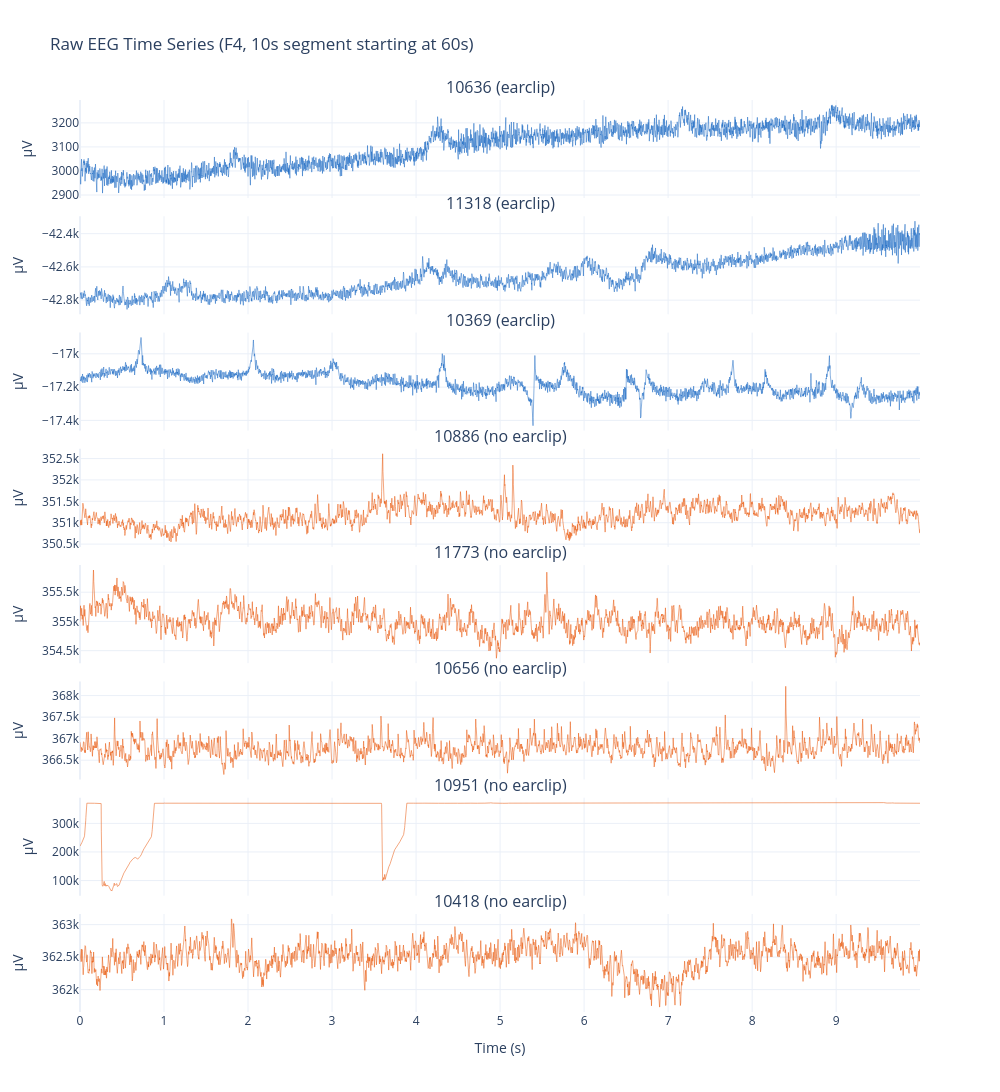

This figure's notebook cell:
### Code cell
# =============================================================================
# A4. Time-Domain Comparison: Raw Signal Segments
# =============================================================================
#
# Plot 10-second segments of raw EEG to visualize:
# - DC offset differences
# - Drift patterns
# - Noise characteristics

segment_start = 60  # Start at 60 seconds (after any initial transients)
segment_duration = 10  # 10 seconds
samples_per_segment = int(segment_duration * FS)
start_sample = int(segment_start * FS)
end_sample = start_sample + samples_per_segment

n_earclip = len(earclip_baselines)
n_no_earclip = len(no_earclip_baselines)
n_total = n_earclip + n_no_earclip

fig = make_subplots(
    rows=n_total, cols=1,
    shared_xaxes=True,
    vertical_spacing=0.02,
    subplot_titles=(
        [f'{b["subject_id"]} (earclip)' for b in earclip_baselines] +
        [f'{b["subject_id"]} (no earclip)' for b in no_earclip_baselines]
    ),
)

time_axis = np.arange(samples_per_segment) / FS

row = 1
for baseline in earclip_baselines:
    eeg_segment = baseline['eeg_raw'][start_sample:end_sample, 0] / 1000  # F4, convert to µV
    fig.add_trace(go.Scatter(
        x=time_axis, y=eeg_segment,
        mode='lines', line=dict(color='#1565C0', width=0.5),
        name=baseline['subject_id'],
    ), row=row, col=1)
    fig.update_yaxes(title_text='µV', row=row, col=1)
    row += 1

for baseline in no_earclip_baselines:
    eeg_segment = baseline['eeg_raw'][start_sample:end_sample, 0] / 1000  # F4, convert to µV
    fig.add_trace(go.Scatter(
        x=time_axis, y=eeg_segment,
        mode='lines', line=dict(color='#E65100', width=0.5),
        name=baseline['subject_id'],
    ), row=row, col=1)
    fig.update_yaxes(title_text='µV', row=row, col=1)
    row += 1

fig.update_xaxes(title_text='Time (s)', row=n_total, col=1)
fig.update_layout(
    height=150 * n_total,
    width=1000,
    template='plotly_white',
    title=f'Raw EEG Time Series (F4, {segment_duration}s segment starting at {segment_start}s)',
    showlegend=False,
)

fig.show()

print('\nInterpretation guide:')
print('- Earclip data (blue) may show different DC offsets due to hardware reference')
print('- No-earclip data (orange) often shows more drift and common-mode noise')
print('- Both should show similar oscillatory patterns after preprocessing')

### Figure 1 — Plotly figure (JSON) as saved in the notebook; plotly's stock layout.template omitted (floating-point values rounded to 4 significant figures; data arrays with more than 128 entries replaced by an {"elided": "..."} marker saying what was removed)
{"data": [{"line": {"color": "#1565C0", "width": 0.5}, "mode": "lines", "name": "10636", "type": "scatter", "x": {"elided": "5000 float values"}, "xaxis": "x", "y": {"elided": "5000 float values"}, "yaxis": "y"}, {"line": {"color": "#1565C0", "width": 0.5}, "mode": "lines", "name": "11318", "type": "scatter", "x": {"elided": "5000 float values"}, "xaxis": "x2", "y": {"elided": "5000 float values"}, "yaxis": "y2"}, {"line": {"color": "#1565C0", "width": 0.5}, "mode": "lines", "name": "10369", "type": "scatter", "x": {"elided": "5000 float values"}, "xaxis": "x3", "y": {"elided": "5000 float values"}, "yaxis": "y3"}, {"line": {"color": "#E65100", "width": 0.5}, "mode": "lines", "name": "10886", "type": "scatter", "x": {"elided": "5000 float values"}, "xaxis": "x4", "y": {"elided": "5000 float values"}, "yaxis": "y4"}, {"line": {"color": "#E65100", "width": 0.5}, "mode": "lines", "name": "11773", "type": "scatter", "x": {"elided": "5000 float values"}, "xaxis": "x5", "y": {"elided": "5000 float values"}, "yaxis": "y5"}, {"line": {"color": "#E65100", "width": 0.5}, "mode": "lines", "name": "10656", "type": "scatter", "x": {"elided": "5000 float values"}, "xaxis": "x6", "y": {"elided": "5000 float values"}, "yaxis": "y6"}, {"line": {"color": "#E65100", "width": 0.5}, "mode": "lines", "name": "10951", "type": "scatter", "x": {"elided": "5000 float values"}, "xaxis": "x7", "y": {"elided": "5000 float values"}, "yaxis": "y7"}, {"line": {"color": "#E65100", "width": 0.5}, "mode": "lines", "name": "10418", "type": "scatter", "x": {"elided": "5000 float values"}, "xaxis": "x8", "y": {"elided": "5000 float values"}, "yaxis": "y8"}], "layout": {"annotations": [{"font": {"size": 16}, "showarrow": false, "text": "10636 (earclip)", "x": 0.5, "xanchor": "center", "xref": "paper", "y": 1, "yanchor": "bottom", "yref": "paper"}, {"font": {"size": 16}, "showarrow": false, "text": "11318 (earclip)", "x": 0.5, "xanchor": "center", "xref": "paper", "y": 0.8725, "yanchor": "bottom", "yref": "paper"}, {"font": {"size": 16}, "showarrow": false, "text": "10369 (earclip)", "x": 0.5, "xanchor": "center", "xref": "paper", "y": 0.745, "yanchor": "bottom", "yref": "paper"}, {"font": {"size": 16}, "showarrow": false, "text": "10886 (no earclip)", "x": 0.5, "xanchor": "center", "xref": "paper", "y": 0.6175, "yanchor": "bottom", "yref": "paper"}, {"font": {"size": 16}, "showarrow": false, "text": "11773 (no earclip)", "x": 0.5, "xanchor": "center", "xref": "paper", "y": 0.49, "yanchor": "bottom", "yref": "paper"}, {"font": {"size": 16}, "showarrow": false, "text": "10656 (no earclip)", "x": 0.5, "xanchor": "center", "xref": "paper", "y": 0.3625, "yanchor": "bottom", "yref": "paper"}, {"font": {"size": 16}, "showarrow": false, "text": "10951 (no earclip)", "x": 0.5, "xanchor": "center", "xref": "paper", "y": 0.235, "yanchor": "bottom", "yref": "paper"}, {"font": {"size": 16}, "showarrow": false, "text": "10418 (no earclip)", "x": 0.5, "xanchor": "center", "xref": "paper", "y": 0.1075, "yanchor": "bottom", "yref": "paper"}], "height": 1200, "showlegend": false, "title": {"text": "Raw EEG Time Series (F4, 10s segment starting at 60s)"}, "width": 1000, "xaxis": {"anchor": "y", "autorange": true, "domain": [0, 1], "matches": "x8", "range": [0, 9.998], "showticklabels": false, "type": "linear"}, "xaxis2": {"anchor": "y2", "autorange": true, "domain": [0, 1], "matches": "x8", "range": [0, 9.998], "showticklabels": false, "type": "linear"}, "xaxis3": {"anchor": "y3", "autorange": true, "domain": [0, 1], "matches": "x8", "range": [0, 9.998], "showticklabels": false, "type": "linear"}, "xaxis4": {"anchor": "y4", "autorange": true, "domain": [0, 1], "matches": "x8", "range": [0, 9.998], "showticklabels": false, "type": "linear"}, "xaxis5": {"anchor": "y5", "autorange": true, "domain": [0, 1], "matches": "x8", "range": [0, 9.998], "showticklabels": false, "type": "linear"}, "xaxis6": {"anchor": "y6", "autorange": true, "domain": [0, 1], "matches": "x8", "range": [0, 9.998], "showticklabels": false, "type": "linear"}, "xaxis7": {"anchor": "y7", "autorange": true, "domain": [0, 1], "matches": "x8", "range": [0, 9.998], "showticklabels": false, "type": "linear"}, "xaxis8": {"anchor": "y8", "autorange": true, "domain": [0, 1], "range": [0, 9.998], "title": {"text": "Time (s)"}, "type": "linear"}, "yaxis": {"anchor": "x", "autorange": true, "domain": [0.8925, 1], "range": [2887.0, 3295.0], "title": {"text": "µV"}, "type": "linear"}, "yaxis2": {"anchor": "x2", "autorange": true, "domain": [0.765, 0.8725], "range": [-42890.0, -42300.0], "title": {"text": "µV"}, "type": "linear"}, "yaxis3": {"anchor": "x3", "autorange": true, "domain": [0.6375, 0.745], "range": [-17460.0, -16870.0], "title": {"text": "µV"}, "type": "linear"}, "yaxis4": {"anchor": "x4", "autorange": true, "domain": [0.51, 0.6175], "range": [350400.0, 352700.0], "title": {"text": "µV"}, "type": "linear"}, "yaxis5": {"anchor": "x5", "autorange": true, "domain": [0.3825, 0.49], "range": [354300.0, 356000.0], "title": {"text": "µV"}, "type": "linear"}, "yaxis6": {"anchor": "x6", "autorange": true, "domain": [0.255, 0.3625], "range": [366100.0, 368300.0], "title": {"text": "µV"}, "type": "linear"}, "yaxis7": {"anchor": "x7", "autorange": true, "domain": [0.1275, 0.235], "range": [46850.0, 390000.0], "title": {"text": "µV"}, "type": "linear"}, "yaxis8": {"anchor": "x8", "autorange": true, "domain": [0, 0.1075], "range": [361700.0, 363200.0], "title": {"text": "µV"}, "type": "linear"}}}
